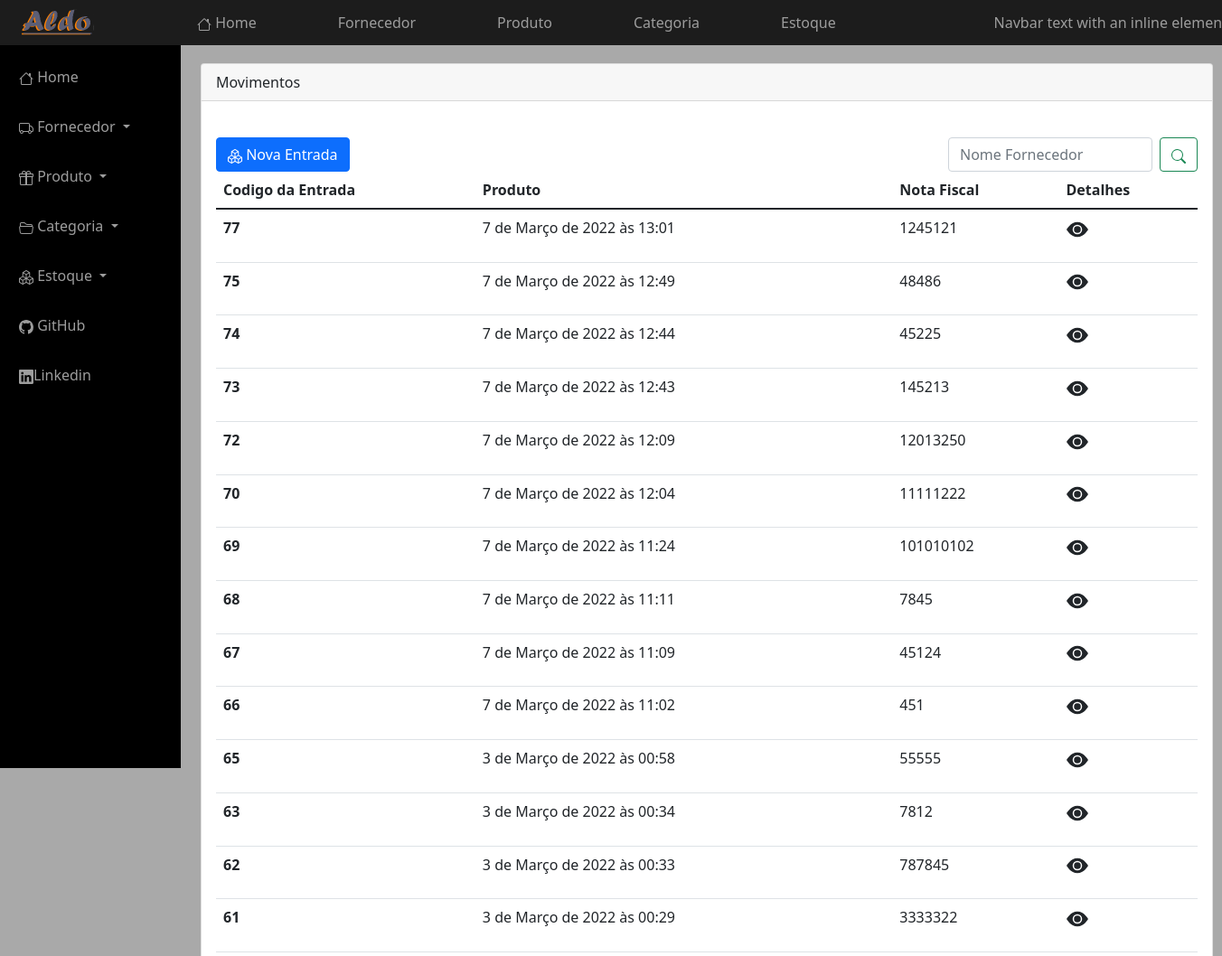
Before: /estoque (upper part) with the older database file.
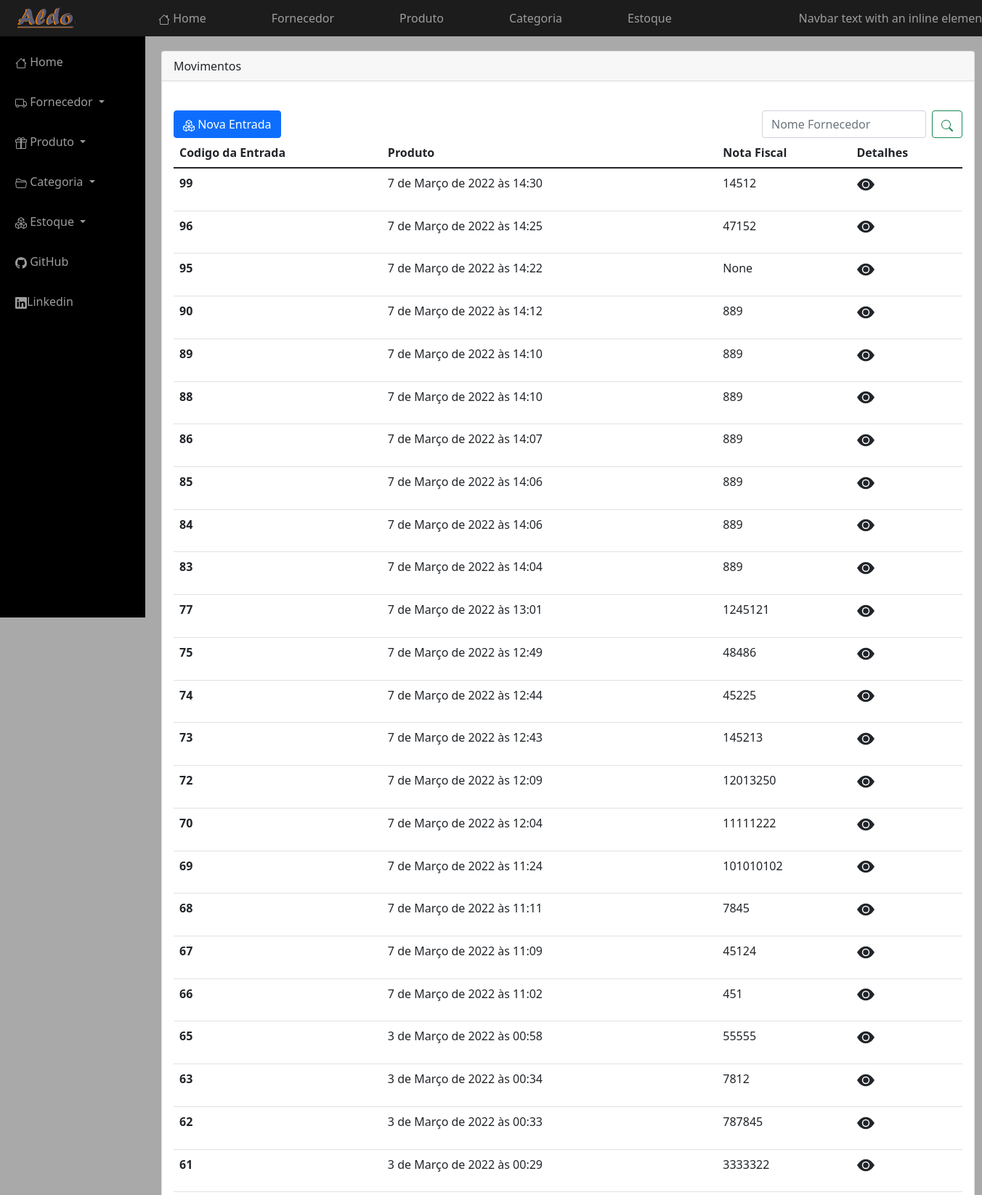
After: the same page with the newer database file.
### estoque/models.py (models this page shows, shortened)
class Estoque(TimeStampeModel):
    funcionario = models.ForeignKey(User, on_delete=models.CASCADE, related_name='estoques')
    nf = models.PositiveIntegerField('nota fiscal', null=True,blank=True)
    movimento = models.CharField(max_length=1, choices=MOVIMENTO)
    class Meta:
         ordering = ('-created',)

### estoque/views.py (the view)
# urls.py: path('', estoque_entrado_list, name='home_estoque'),
def estoque_entrado_list(request):
    template_name = 'estoque/estoque_entrada_list.html'
    objects = Estoque.objects.filter(movimento='e')
    context = {'object_list': objects}
    return render(request, template_name, context)

### estoque/templates/estoque/estoque_entrada_list.html (shortened to what this page needs)
{% extends "core/includes/base.html"%}
{% block main %}
<div class="card" id="card_list_produto">
    <div class="card-header">
    Movimentos
  </div>
    <br>
  <div class="card-body">
      <div class="row">
          <div class="col">
          <a href="{% url 'entrada_estoque' %}" class="btn btn-primary">
              Nova Entrada
          </a>
          </div>
          <form class="d-flex"  id="t">
          <input class="form-control me-2" type="text" name="search"  placeholder="Nome Fornecedor" aria-label="Search">
          <button class="btn btn-outline-success" type="submit">
          </button>
          </form>
          <br>
      </div>
   <table class="table">
  <thead>
    <tr>
      <th scope="col">Codigo da Entrada</th>
      <th scope="col">Produto</th>
      <th scope="col">Nota Fiscal</th>
      <th scope="col">Detalhes</th>
    </tr>
  </thead>
  <tbody>
  {% for entrada in object_list %}
    <tr>
      <th scope="row">{{entrada.id}}</th>
      <td>{{entrada.created}}</td>
      <td>{{entrada.nf}}</td>
      <td><a href="{% url 'estoque_entrada_detalhes' entrada.id %}" class="buton ">
         <p class="text-dark"><svg xmlns="http://www.w3.org/2000/svg" width="1.5em" height="1.5em" fill="currentColor" class="bi bi-eye-fill" viewBox="0 0 16 16">
             <path d="M10.5 8a2.5 2.5 0 1 1-5 0 2.5 2.5 0 0 1 5 0z"/>
             <path d="M0 8s3-5.5 8-5.5S16 8 16 8s-3 5.5-8 5.5S0 8 0 8zm8 3.5a3.5 3.5 0 1 0 0-7 3.5 3.5 0 0 0 0 7z"/>
             </svg></p>
      </a></td>
    </tr>
   {% endfor %}
  </tbody>
</table>
         </div>
  </div>
</div>
{% endblock %}

Changed rows visible on the page:
added Estoque: id "99", created "7 de Março de 2022 às 14:30", nf "14512"
added Estoque: id "96", created "7 de Março de 2022 às 14:25", nf "47152"
added Estoque: id "95", created "7 de Março de 2022 às 14:22", nf "None"
added Estoque: id "90", created "7 de Março de 2022 às 14:12", nf "889"
added Estoque: id "89", created "7 de Março de 2022 às 14:10", nf "889"
added Estoque: id "88", created "7 de Março de 2022 às 14:10", nf "889"
added Estoque: id "86", created "7 de Março de 2022 às 14:07", nf "889"
added Estoque: id "85", created "7 de Março de 2022 às 14:06", nf "889"
added Estoque: id "84", created "7 de Março de 2022 às 14:06", nf "889"
added Estoque: id "83", created "7 de Março de 2022 às 14:04", nf "889"
